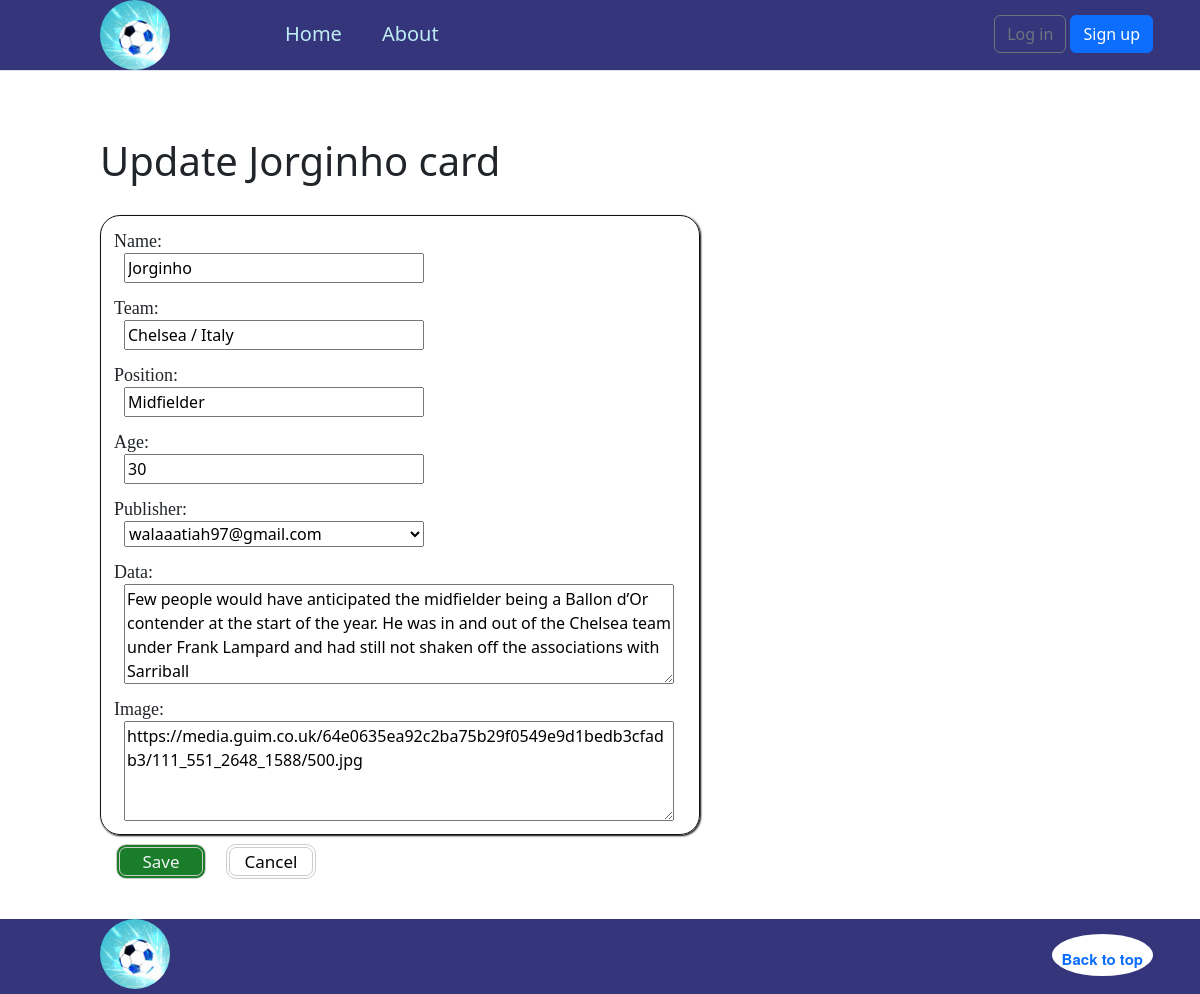
Screenshot of /6/update/ with the database file from the repository.
### player/models.py (models this page shows, shortened)
class Player (models.Model):
    name = models.CharField(max_length=255, default="Name")
    team = models.CharField(max_length=255, default="Team")
    Position = models.CharField(max_length=255,  default="Position")
    Age=models.IntegerField()
    publisher= models.ForeignKey(CustomUser, on_delete=models.CASCADE)
    data= models.TextField(default="information ")
    image= models.TextField(default= "add the path of picture")
    class Meta:
       verbose_name_plural = "players"
       ordering=['pk']

### player/views.py (the view)
# urls.py: path('<int:pk>/update/', PlayerUpdateView.as_view(), name='player_update'),
class PlayerUpdateView(UpdateView):
    template_name = "pages/player-update.html"
    model = Player
    fields = ["name","team","Position","Age","publisher","data","image"]

### accounts/models.py (called while the page is built)
    def __str__(self):
        return self.email

### templates/pages/player-update.html (shortened to what this page needs)
{% extends '_base.html' %}
{% load static %}
{% block main %}
<div class="creat">
  <div class="create-view">
    <h1> Update {{player.name}} card</h1>
    <div class="update_form">
        <form   method='post' >
          {{form.as_p}}
         <input type='submit' value="Save" class="save_button"/>
        </form>
        <a  href="{% url 'home' %}" id="cancel"><button class="cancel_button" role="button">Cancel</button></a>
    </div>
  </div>
</div>
{% endblock main %}

### static/css/base.css (style rules this page uses)
html { position: relative; min-height: 100%; font-size: 14px; }
@media (min-width: 768px) { html { font-size: 16px; } }
* { box-sizing: border-box; }
body { margin-bottom: 60px; }
a { text-decoration-line: none; }
.creat { display: flex; }
.create-view { margin-left: 100px; margin-top: 50px; margin-bottom: 50px; }
.add_form ,.update_form { margin-top: 30px; border: #121212 solid 1px; width: 600px; border-radius: 20px; box-shadow: 1px 1px 2px rgb(4, 2, 0); }
.add_form p ,.update_form p { display: block; margin: 13px; }
.add_form textarea,select,input ,.update_form textarea,select,input { display: block; margin-left: 10px; }
.add_form label ,.update_form label { font-size: 18px; line-height: 24px; font-family: "Guardian Headline","Guardian Egyptian Web","Guardian Headline Full",Georgia,serif; font-weight: normal; font-weight: 300; }
#cancel { float:left; display:inline; width: 49%; }
.cancel_button { margin: 5px; margin-top: 10px; margin-left: 15px; width: 90px; height: 35px; border-radius: 10px; border: 4px double #cccccc; background-color: rgb(255, 255, 255); font-size: 17px; color: rgb(0, 3, 6); }
.save_button { margin: 5px; margin-top: 10px; margin-left: 15px; width: 90px; height: 35px; border-radius: 10px; border: 4px double #cccccc; background-color: rgb(26, 125, 41); font-size: 17px; color: rgb(240, 243, 246); float:left; }
.update_form textarea { height: 100px; width: 550px; }
.update_form { width: 600px; }
.update_form select,input { width: 300px; }

### rows the page displays
Player: name "Jorginho", team "Chelsea / Italy", Position "Midfielder", Age "30", publisher "walaaatiah97@gmail.com", data "Few people would have anticipated the midfielder being a Ballon d’Or contender at the start of the year. He was in and out of the Chelsea team under Frank Lampard and had still not shaken off the associations with Sarriball", image "https://media.guim.co.uk/64e0635ea92c2ba75b29f0549e9d1bedb3cfadb3/111_551_2648_1588/500.jpg"
